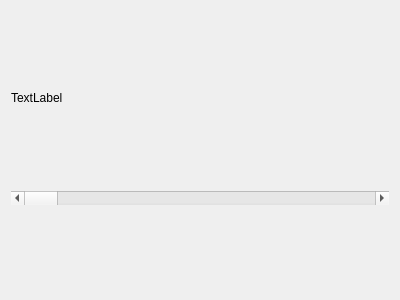
<?xml version="1.0" encoding="UTF-8"?>
<ui version="4.0">
 <class>WidgetMultiTrack</class>
 <widget class="QWidget" name="WidgetMultiTrack">
  <property name="geometry">
   <rect>
    <x>0</x>
    <y>0</y>
    <width>400</width>
    <height>300</height>
   </rect>
  </property>
  <property name="windowTitle">
   <string>Form</string>
  </property>
  <layout class="QVBoxLayout" name="verticalLayout">
   <item>
    <layout class="QVBoxLayout" name="layoutTracks"/>
   </item>
   <item>
    <widget class="QLabel" name="label">
     <property name="maximumSize">
      <size>
       <width>16777215</width>
       <height>10</height>
      </size>
     </property>
     <property name="text">
      <string>TextLabel</string>
     </property>
    </widget>
   </item>
   <item>
    <widget class="QScrollBar" name="horizontalScrollBar">
     <property name="singleStep">
      <number>5</number>
     </property>
     <property name="orientation">
      <enum>Qt::Horizontal</enum>
     </property>
     <property name="invertedAppearance">
      <bool>false</bool>
     </property>
     <property name="invertedControls">
      <bool>true</bool>
     </property>
    </widget>
   </item>
  </layout>
 </widget>
 <resources/>
 <connections/>
</ui>
